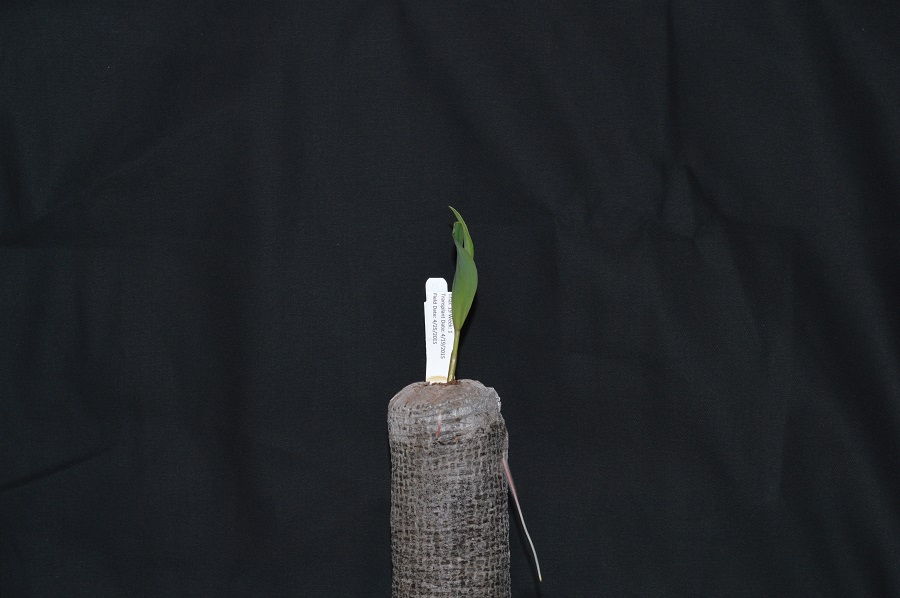
#> input picture data/plant-seedling.jpg, 900 x 598 px
$ jupyter execute --allow-errors 5_histograms.ipynb   (shell and % lines are left out)
#> lines starting #> are read from the running program, lines starting #| are printed output that depends on the picture
# Creating Histograms

[cell 1]
import imageio.v3 as iio
import ipympl
import matplotlib.pyplot as plt
import numpy as np
import skimage as ski

[cell 2]
plant_seedling = iio.imread(uri="data/plant-seedling.jpg", mode="L")
#> plant_seedling: shape (598, 900); min 1, max 255, mean 35.4
plant_seedling = ski.util.img_as_float(plant_seedling)

fig, ax = plt.subplots()
ax.imshow(plant_seedling, cmap="gray")

[cell 3]
histogram, bin_edges = np.histogram(plant_seedling, bins=256, range=(0, 1))
#> histogram = 256 values, max 51052 at index 31, min 0 at index 0, mean 2102.3; bin_edges = 257 values from 0 to 1
fig, ax = plt.subplots()
ax.set_title("Grayscale Histogram")
ax.set_xlabel("grayscale value")
ax.set_ylabel("pixels")
ax.set_xlim([0.0, 1.0])

ax.plot(bin_edges[0:-1], histogram)
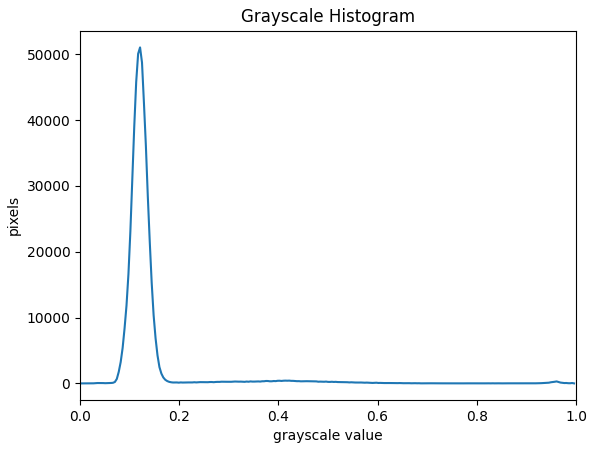
#> figure drawn by matplotlib, 1 panel; curve peaks at x = 0.121, y = 51052

[cell 4]
plant_seedling = iio.imread(uri="data/plant-seedling.jpg", mode="L")
plant_seedling = ski.util.img_as_float(plant_seedling)

fig, ax = plt.subplots()
ax.imshow(plant_seedling, cmap="gray")

[cell 5]
import matplotlib.pyplot as plt
mask = np.zeros(plant_seedling.shape, dtype="bool")
rr, cc = ski.draw.rectangle(start=(199, 410), end=(384, 485))
mask[rr, cc] = True

seedling = np.array(plant_seedling)

# fig, ax = plt.subplots()
# ax.imshow(seedling, cmap="gray")
histogram, bin_edges = np.histogram(seedling[mask], bins=256, range=(0.0, 1.0))
#> histogram = 256 values, max 962 at index 31, min 0 at index 0, mean 55.22

fig,ax = plt.subplots()

ax.set_title("Histogram")
ax.set_xlabel("grayscale value")
ax.set_ylabel("pixels")
ax.set_xlim([0., 1.])
ax.plot(bin_edges[0:-1], histogram)
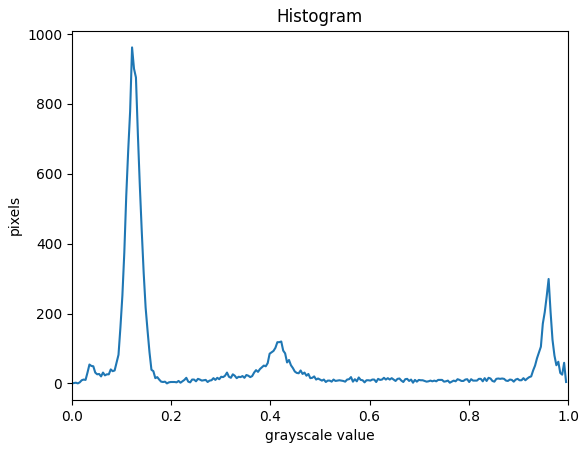
#> figure drawn by matplotlib, 1 panel; curve peaks at x = 0.121, y = 962

## Colour Histograms

[cell 6]
plant_seedling = iio.imread(uri="data/plant-seedling.jpg")
#> plant_seedling: shape (598, 900, 3)
fig, ax = plt.subplots()
ax.imshow(plant_seedling)

[cell 7]
colors = ("red", "green", "blue")

fig, ax = plt.subplots()
ax.set_xlim([0, 256])
for channel_id, color in enumerate(colors):
    histogram, bin_edges = np.histogram(plant_seedling[:,:,channel_id], bins=256, range=(0,256))
    ax.plot(bin_edges[1:], histogram, color=color)

ax.set_title("Colour Histogram")
ax.set_xlabel("Color value")
ax.set_ylabel("Pixels")
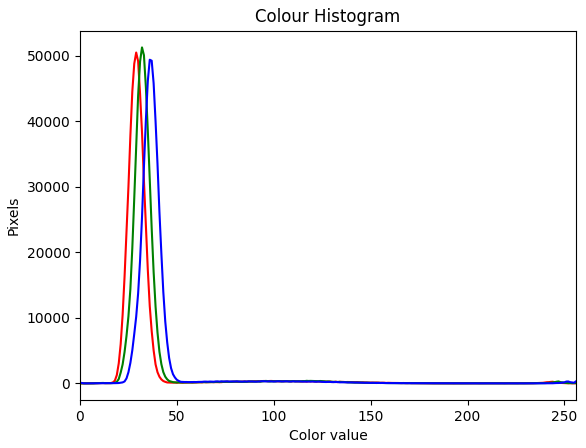
#> figure drawn by matplotlib, 1 panel; curve peaks at x = 29, y = 50505; curve peaks at x = 32, y = 51284; curve peaks at x = 36, y = 49400

#> (a cell that did not finish here is left out)

[cell 9]
(ry, cx) = (233, 1050)
#> ry = 233; cx = 1050
#> (the rest of this cell did not finish here and is left out)
